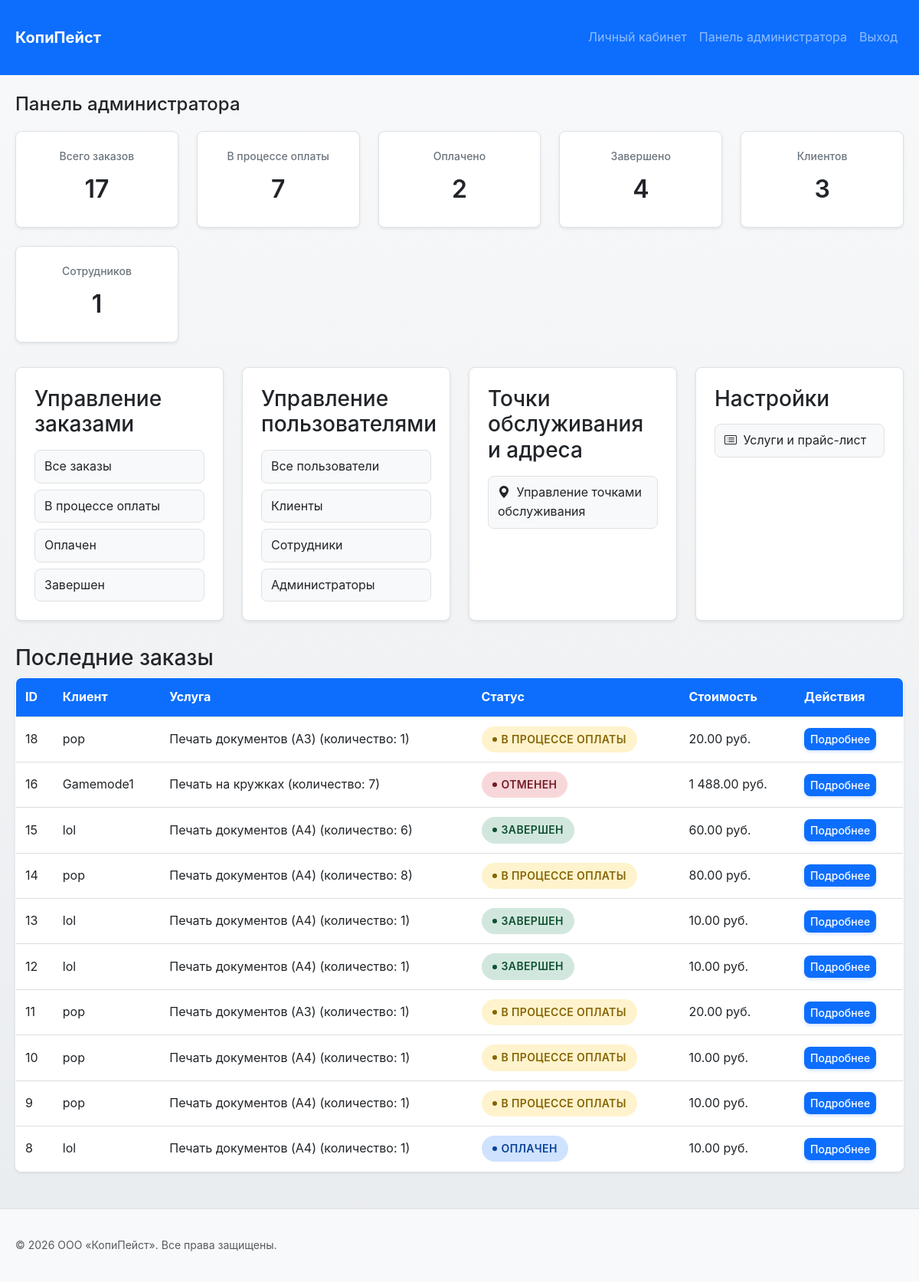
Page /admin/index.php (signed in) on the earlier database version.
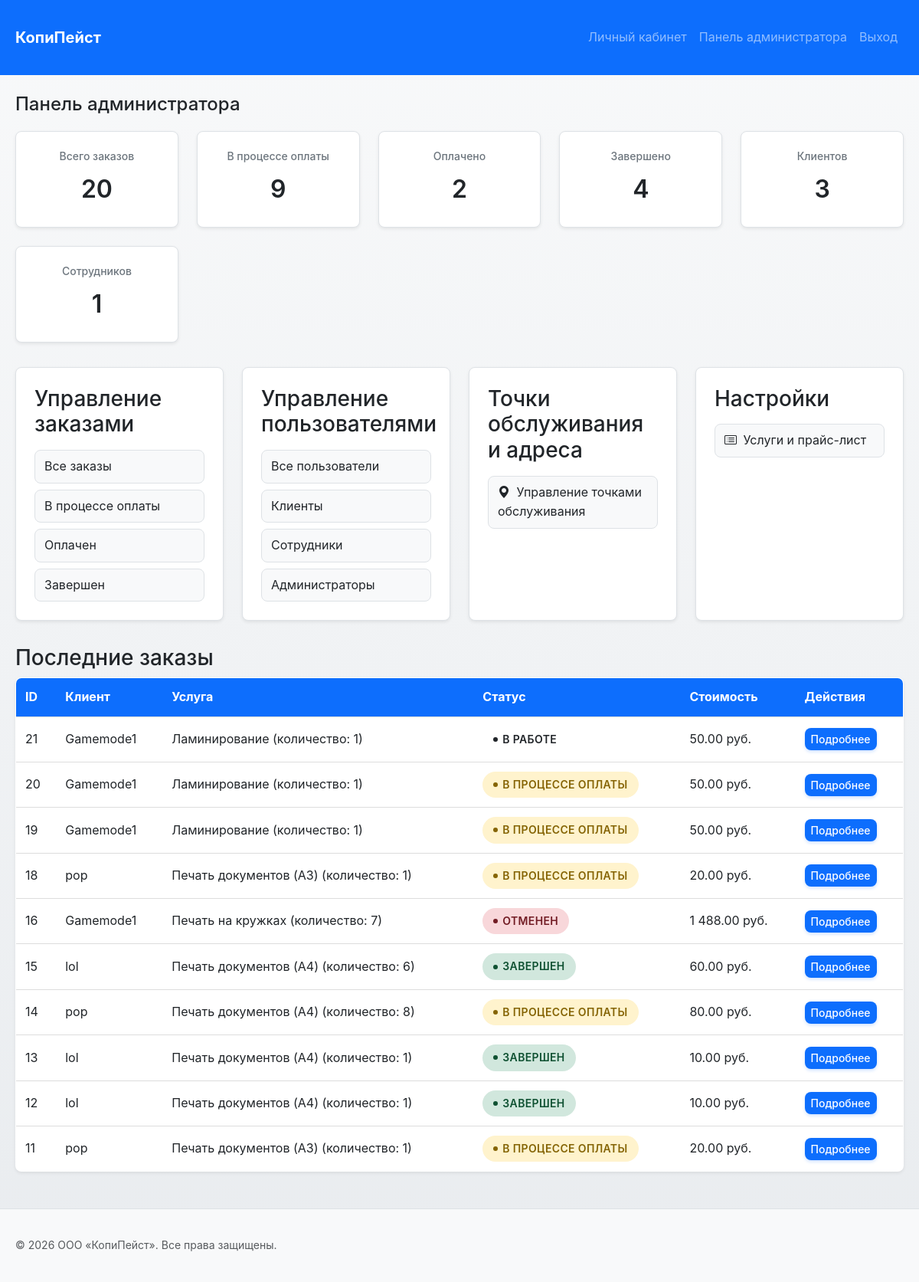
Same page on the later database version.
### tables this page shows
CREATE TABLE `order_` (
  `order_id` int NOT NULL,
  `service_list` text NOT NULL,
  `price` decimal(10,2) NOT NULL,
  `status_id` int NOT NULL,
  `user_id` int NOT NULL,
  `executor_id` int DEFAULT NULL,
  `created_date` timestamp NULL DEFAULT CURRENT_TIMESTAMP
);

CREATE TABLE `user_` (
  `id_user` int NOT NULL,
  `login` varchar(30) NOT NULL,
  `password` varchar(255) NOT NULL,
  `phone_number` varchar(11) NOT NULL,
  `role_id` int NOT NULL,
  `location_id` int DEFAULT NULL COMMENT 'ID закрепленного копицентра для сотрудника'
);

CREATE TABLE `status` (
  `status_id` int NOT NULL,
  `status_name` varchar(50) NOT NULL
);

### function/helpers.php (called while the page is built, shortened)
<?php
function formatPrice(float|int $price): string
{
    return number_format($price, 2, '.', ' ') . ' руб.';
}
function getStatusBadgeClass($statusId) {
    $classes = [
        1 => 'status-pending',
        2 => 'status-paid',
        3 => 'status-completed',
        4 => 'status-closed',
        5 => 'status-cancelled'
    ];
    return $classes[$statusId] ?? 'status-default';
}

### admin/index.php (the view, shortened to what the changed rows need)
<?php
require_once __DIR__ . '/../function/connect.php';
require_once __DIR__ . '/../function/helpers.php';
$stats = [
    'total_orders' => $pdo->query("SELECT COUNT(*) as count FROM order_")->fetch()['count'],
    'pending_orders' => $pdo->query("SELECT COUNT(*) as count FROM order_ WHERE status_id = 1")->fetch()['count'],
    'paid_orders' => $pdo->query("SELECT COUNT(*) as count FROM order_ WHERE status_id = 2")->fetch()['count'],
    'completed_orders' => $pdo->query("SELECT COUNT(*) as count FROM order_ WHERE status_id = 3")->fetch()['count'],
    'total_clients' => $pdo->query("SELECT COUNT(*) as count FROM user_ WHERE role_id = 1")->fetch()['count'],
    'total_employees' => $pdo->query("SELECT COUNT(*) as count FROM user_ WHERE role_id = 2")->fetch()['count'],
];
$recentOrders = $pdo->query("SELECT o.*, s.status_name, s.status_id, u.login as client_login
                             FROM order_ o
                             JOIN status s ON o.status_id = s.status_id
                             JOIN user_ u ON o.user_id = u.id_user
                             ORDER BY o.created_date DESC
                             LIMIT 10")->fetchAll();
require_once __DIR__ . '/../function/layout_start.php';
?>
        <h2>Панель администратора</h2>
        <section class="stats-grid">
            <div class="stat-card">
                <h3>Всего заказов</h3>
                <div class="stat-value"><?= $stats['total_orders'] ?></div>
            </div>
            <div class="stat-card">
                <h3>В процессе оплаты</h3>
                <div class="stat-value"><?= $stats['pending_orders'] ?></div>
            </div>
        </section>
        <section class="recent-orders">
            <table class="data-table">
                <thead>
                    <tr>
                        <th>ID</th>
                        <th>Клиент</th>
                        <th>Услуга</th>
                        <th>Статус</th>
                        <th>Стоимость</th>
                        <th>Действия</th>
                    </tr>
                </thead>
                <tbody>
                    <?php foreach($recentOrders as $order): ?>
                        <tr>
                            <td><?= $order['order_id'] ?></td>
                            <td><?= htmlspecialchars($order['client_login']) ?></td>
                            <td><?= htmlspecialchars(mb_substr($order['service_list'], 0, 50)) ?><?= mb_strlen($order['service_list']) > 50 ? '...' : '' ?></td>
                            <td><span class="status-badge <?= getStatusBadgeClass($order['status_id']) ?>"><?= htmlspecialchars($order['status_name']) ?></span></td>
                            <td><?= formatPrice($order['price']) ?></td>
                            <td>
                                <a href="order_detail.php?id=<?= $order['order_id'] ?>" class="btn btn-sm btn-primary">Подробнее</a>
                            </td>
                        </tr>
                    <?php endforeach; ?>
                </tbody>
            </table>
        </section>
<?php require_once __DIR__ . '/../function/layout_end.php'; ?>

Differences in the rows shown:
no longer on this page (row unchanged): order_: order_id "10", user.login "pop", service_list "Печать документов (A4) (количество: 1)", status.status_name "В ПРОЦЕССЕ ОПЛАТЫ", price "10.00 руб."
no longer on this page (row unchanged): order_: order_id "9", user.login "pop", service_list "Печать документов (A4) (количество: 1)", status.status_name "В ПРОЦЕССЕ ОПЛАТЫ", price "10.00 руб."
no longer on this page (row unchanged): order_: order_id "8", user.login "lol", service_list "Печать документов (A4) (количество: 1)", status.status_name "ОПЛАЧЕН", price "10.00 руб."
added order_: order_id "21", user.login "Gamemode1", service_list "Ламинирование (количество: 1)", status.status_name "В РАБОТЕ", price "50.00 руб."
added order_: order_id "20", user.login "Gamemode1", service_list "Ламинирование (количество: 1)", status.status_name "В ПРОЦЕССЕ ОПЛАТЫ", price "50.00 руб."
added order_: order_id "19", user.login "Gamemode1", service_list "Ламинирование (количество: 1)", status.status_name "В ПРОЦЕССЕ ОПЛАТЫ", price "50.00 руб."
Other differences:
$stats['total_orders']: "17" → "20"
$stats['pending_orders']: "7" → "9"
